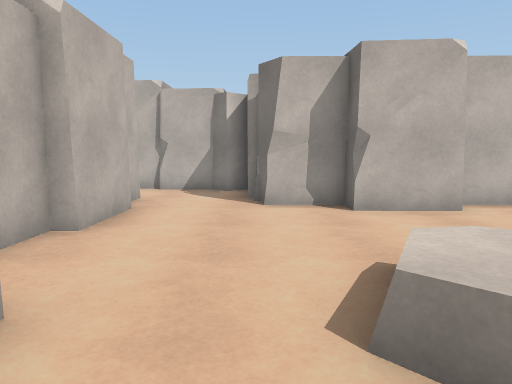
View 1 (above)

24 first-person views from a walk through a 3-D level made in the Unity game engine. The camera is 1.2 m above the floor, tilts 6° down and sees 70° across. The floor is counted in squares, 1 m on a side. Each view is taken from the middle of a square. On the plan, view 1 faces up. The plan holds only what a view shows up to about 15 squares ahead; the rest is blank. The place goes on beyond the plan. The player character is not drawn. Some animated figures are not drawn. Surface patterns are stand-ins for the level's own textures.

View 2
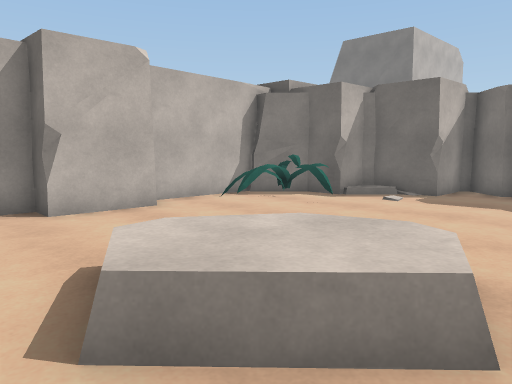

View 3
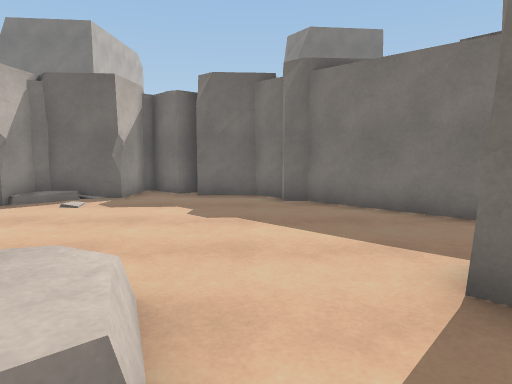

View 4
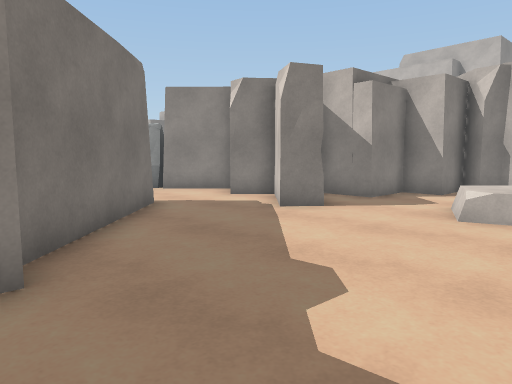

View 5
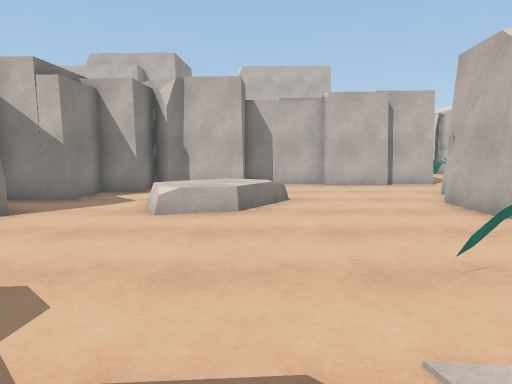

View 6
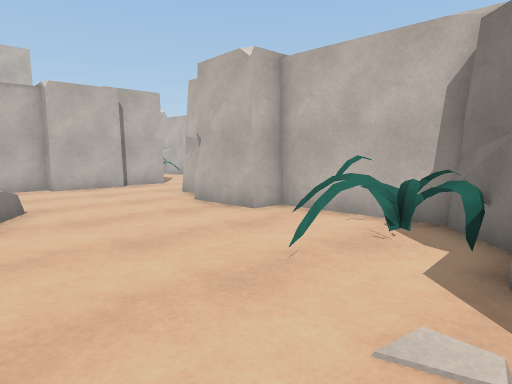

View 7
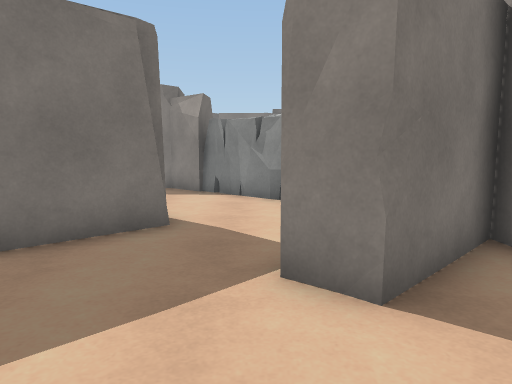

View 8
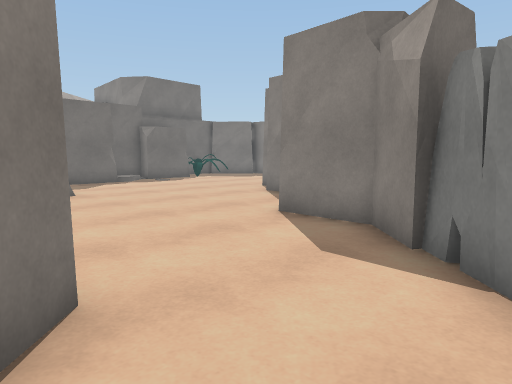

View 9
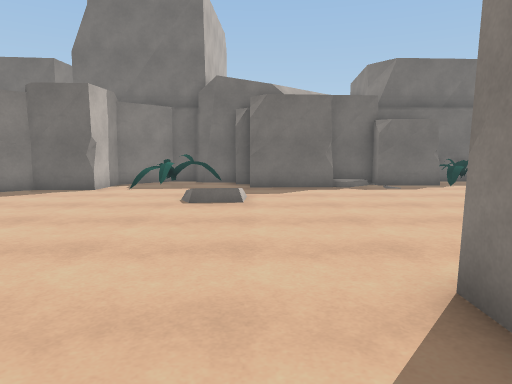

View 10
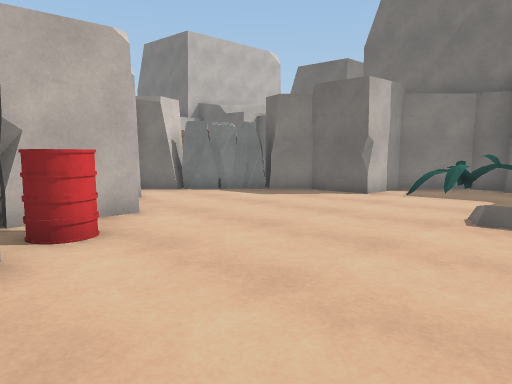

View 11
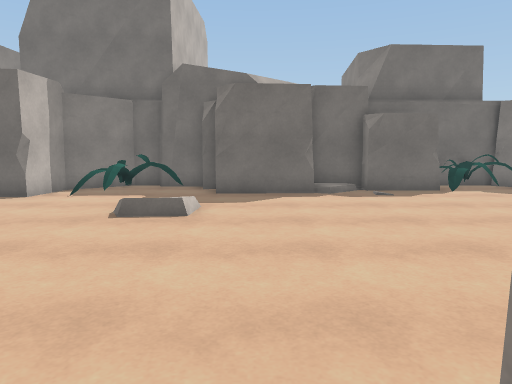

View 12
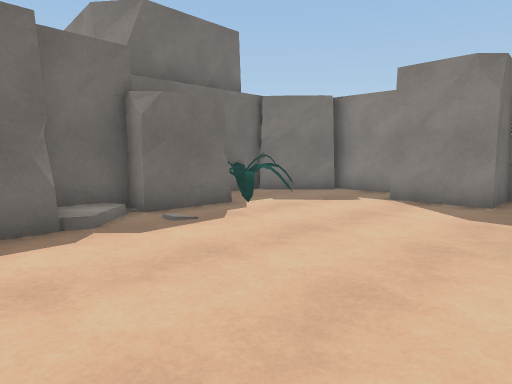

View 13
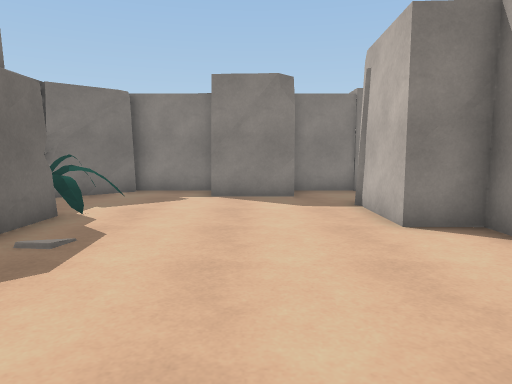

View 14
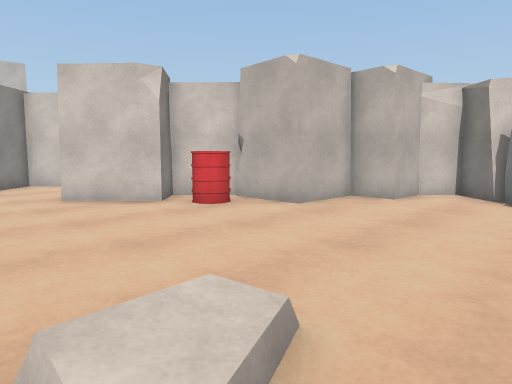

View 15
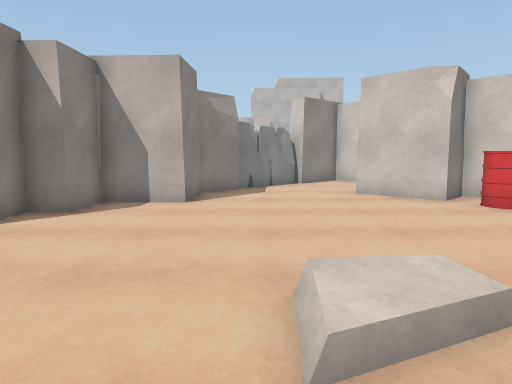

View 16
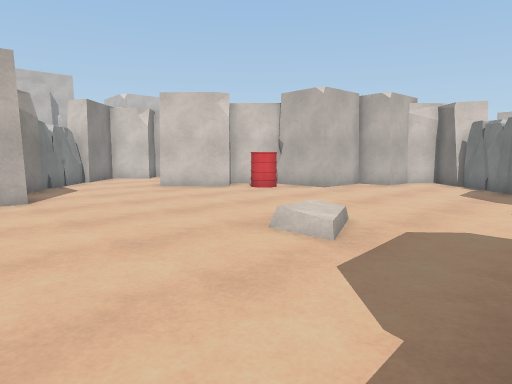

View 17
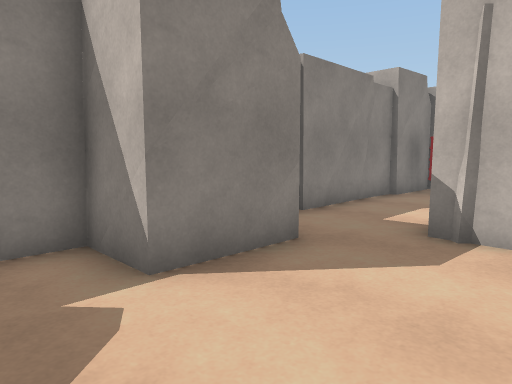

View 18
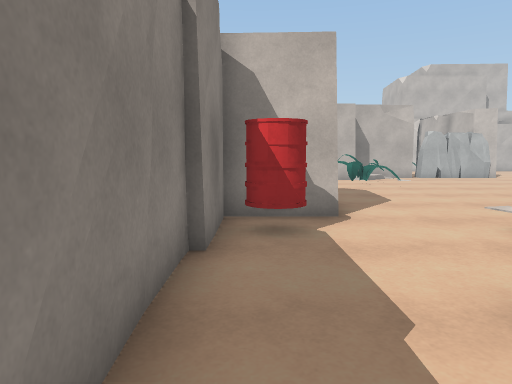

View 19
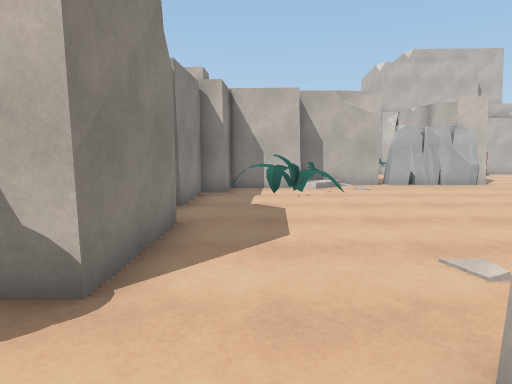

View 20
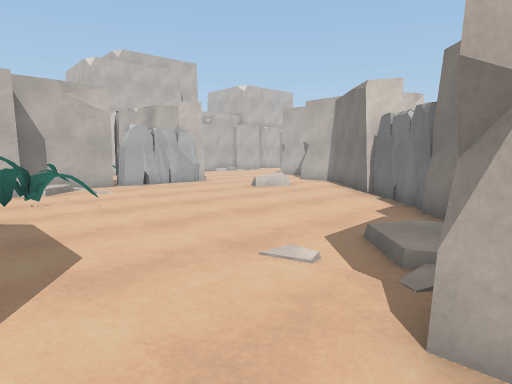

View 21
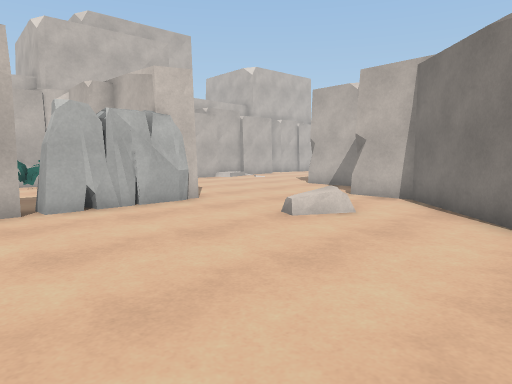

View 22
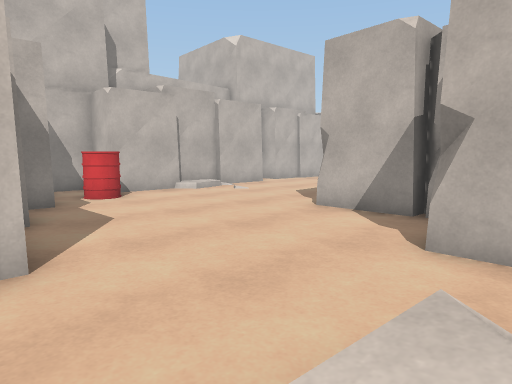

View 23
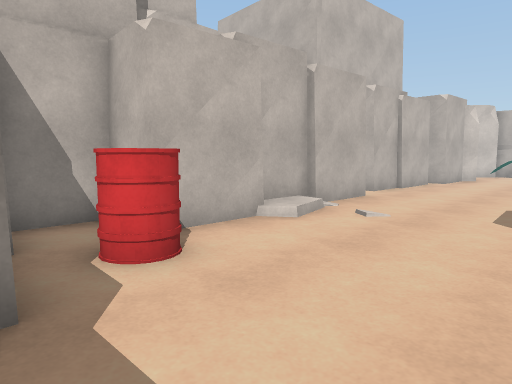

View 24
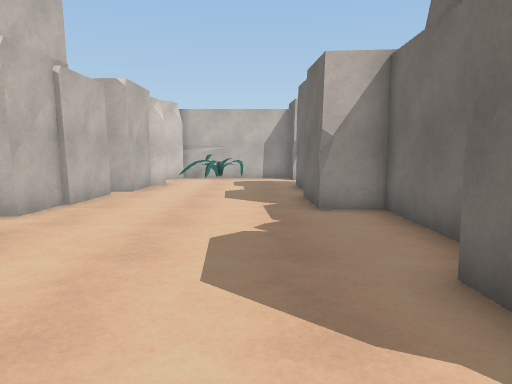

### Floor plan
Key: @ floor where view 1 was taken; # wall or solid block; . main floor; : floor 0.25 m higher than the main floor; + floor 0.5 m higher than the main floor; / step, stairs or slope; ^ raised ledge; O other object.
Columns run from 13 left of view 1 to 23 right of it. Each row starts with its distance up from view 1.
 13         OOO
 12          .O O#
 11  OO.O...  ...
 10   O.....OO...O
  9   O.....O #..#########
  8  OO.....O #....OOO..O##
  7  O......O #.........OO#
  6   O....OO #..........OOO#
  5  OO....O  #..........O..#
  4  O.....OO##.............OO#
  3  O.......##.../+..........OO
  2   .......#OO../  ........OOO#
  1  OO......#OO  .++........O ###O
  0  OO...... OO @...........# O.OO
 -1  OO.....O  OOO.........O##O....OO
 -2  O:.....  ## OOO.OO....##O.....OO
 -3  OO.....OOO#   OOO....##OO......O
 -4   O........O    O....##OO.......O
 -5 #OO........OO## OO..#OOOO.......OO
 -6 # .O..........# O...#OO..........O  #
 -7 #O ............##....O..........OOO #
 -8  O  O...........##...............O #
 -9  O    O  #.......OO..........O....OO
-10   O   O  O........OO.............OO
-11  OOO OO  O.........O#............O
-12  OOOO..  O..........##OO.........O
-13       ..OO..........   O.........OOO
-14          #..........:O #O.........OO
-15          #/........./  ##OO.......O
-16          #:.OOO......O    OO......O
-17           O OOO.......O    O......O
-18           O. OO.........   #O....OOO#
-19        OO OOO............  #......OO#
-20          OO OO    OOOO.......OOO...O#
-21           O         OOO......O O..OOO
-22                     #^O############
-23
-24                      OO

Positions as (right, up) in squares from view 1, and headings:
1: (0, 0), facing up
2: (0, 0), facing up-right
3: (1, 0), facing right
4: (11, 3), facing down-left
5: (11, 3), facing left
6: (10, 2), facing up-left
7: (5, 1), facing down
8: (5, -6), facing down-right
9: (7, -10), facing right
10: (9, -10), facing up-right
11: (9, -11), facing right
12: (14, -11), facing down-right
13: (17, -10), facing down
14: (18, -10), facing up-left
15: (19, -10), facing left
16: (20, -14), facing up-left
17: (20, -17), facing down-left
18: (14, -21), facing left
19: (10, -18), facing left
20: (9, -19), facing up-left
21: (4, -15), facing up-left
22: (0, -10), facing up-left
23: (-6, -8), facing up-left
24: (-7, -4), facing up
